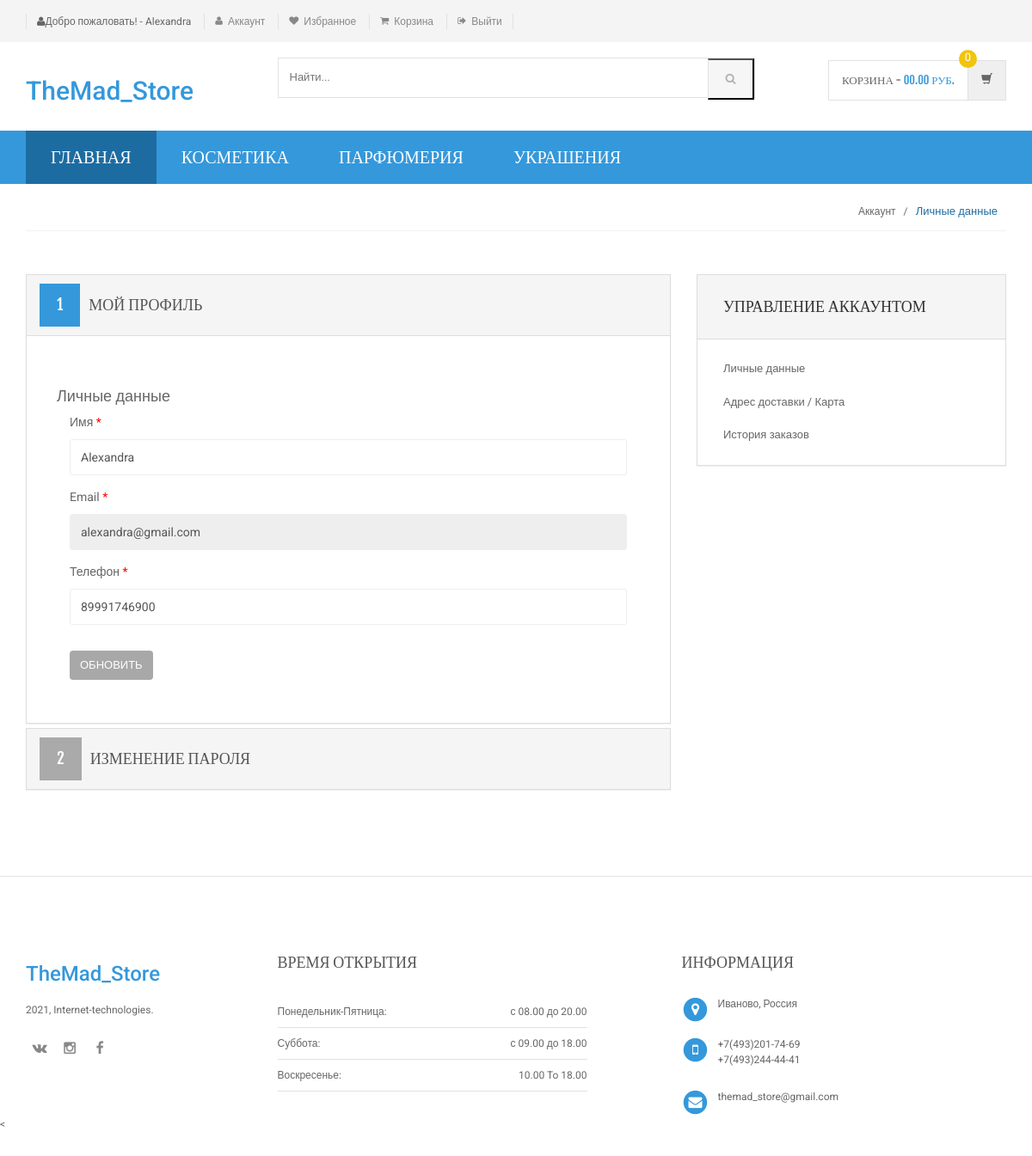
The page /Online-store/my-account.php (signed in) on the database its author committed.
### tables this page shows
CREATE TABLE `category` (
  `id` int(11) NOT NULL,
  `categoryName` varchar(255) DEFAULT NULL,
  `categoryDescription` longtext DEFAULT NULL,
  `creationDate` timestamp NOT NULL DEFAULT current_timestamp(),
  `updationDate` varchar(255) DEFAULT NULL
);

CREATE TABLE `users` (
  `id` int(11) NOT NULL,
  `name` varchar(255) DEFAULT NULL,
  `email` varchar(255) DEFAULT NULL,
  `contactno` bigint(11) DEFAULT NULL,
  `password` varchar(255) DEFAULT NULL,
  `shippingAddress` longtext DEFAULT NULL,
  `shippingCountry` varchar(255) DEFAULT NULL,
  `shippingCity` varchar(255) DEFAULT NULL,
  `shippingPincode` int(11) DEFAULT NULL,
  `regDate` timestamp NOT NULL DEFAULT current_timestamp(),
  `updationDate` varchar(255) DEFAULT NULL
);

### Online-store/my-account.php (the view, shortened to what this page needs)
<?php
include('includes/config.php');
if (strlen($_SESSION['login']) == 0) {
	header('location:login.php');
} else {
?>
	<!DOCTYPE html>
	<html lang="ru">
	<head>
		<link rel="stylesheet" href="assets/css/bootstrap.min.css">
		<link rel="stylesheet" href="assets/css/main.css">
		<link rel="stylesheet" href="assets/css/blue.css">
		<link rel="stylesheet" href="assets/css/owl.carousel.css">
		<link rel="stylesheet" href="assets/css/owl.transitions.css">
		<link href="assets/css/lightbox.css" rel="stylesheet">
		<link rel="stylesheet" href="assets/css/animate.min.css">
		<link rel="stylesheet" href="assets/css/rateit.css">
		<link rel="stylesheet" href="assets/css/bootstrap-select.min.css">
		<link rel="stylesheet" href="assets/css/config.css">
		<link href="assets/css/green.css" rel="alternate stylesheet" title="Green color">
		<link href="assets/css/blue.css" rel="alternate stylesheet" title="Blue color">
		<link href="assets/css/red.css" rel="alternate stylesheet" title="Red color">
		<link href="assets/css/orange.css" rel="alternate stylesheet" title="Orange color">
		<link href="assets/css/dark-green.css" rel="alternate stylesheet" title="Darkgreen color">
		<link rel="stylesheet" href="assets/css/font-awesome.min.css">
	</head>
	<body class="cnt-home">
		<header class="header-style-1">
			<?php include('includes/top-header.php'); ?>
			<?php include('includes/main-header.php'); ?>
			<?php include('includes/menu-bar.php'); ?>
		</header>
		<div class="breadcrumb">
			<div class="container">
				<div class="breadcrumb-inner">
					<ul class="list-inline list-unstyled">
						<li><a href="my-account.php">Аккаунт</a></li>
						<li class='active'>Личные данные</li>
					</ul>
				</div>
			</div>
		</div>
		<div class="body-content outer-top-bd">
			<div class="container">
				<div class="checkout-box inner-bottom-sm">
					<div class="row">
						<div class="col-md-8">
							<div class="panel-group checkout-steps" id="accordion">
								<div class="panel panel-default checkout-step-01">
									<div class="panel-heading">
										<h4 class="unicase-checkout-title">
											<a data-toggle="collapse" class="" data-parent="#accordion" href="#collapseOne">
												<span>1</span>Мой профиль
											</a>
										</h4>
									</div>
									<div id="collapseOne" class="panel-collapse collapse in">
										<div class="panel-body">
											<div class="row">
												<h4>Личные данные</h4>
												<div class="col-md-12 col-sm-12 already-registered-login">
													<?php
													$query = mysqli_query($con, "select * from users where id='" . $_SESSION['id'] . "'");
													while ($row = mysqli_fetch_array($query)) {
													?>
														<form class="register-form" role="form" method="post">
															<div class="form-group">
																<label class="info-title" for="name">Имя <span>*</span></label>
																<input type="text" class="form-control unicase-form-control text-input" value="<?php echo $row['name']; ?>" id="name" name="name" required="required">
															</div>
															<div class="form-group">
																<label class="info-title" for="exampleInputEmail1">Email <span>*</span></label>
																<input type="email" class="form-control unicase-form-control text-input" id="exampleInputEmail1" value="<?php echo $row['email']; ?>" readonly>
															</div>
															<div class="form-group">
																<label class="info-title" for="Contact No.">Телефон <span>*</span></label>
																<input type="text" class="form-control unicase-form-control text-input" id="contactno" name="contactno" required="required" value="<?php echo $row['contactno']; ?>" maxlength="11">
															</div>
															<button type="submit" name="update" class="btn-upper btn btn-primary checkout-page-button">Обновить</button>
														</form>
													<?php } ?>
												</div>
											</div>
										</div>
									</div>
								</div>
								<div class="panel panel-default checkout-step-02">
									<div class="panel-heading">
										<h4 class="unicase-checkout-title">
											<a data-toggle="collapse" class="collapsed" data-parent="#accordion" href="#collapseTwo">
												<span>2</span>Изменение пароля
											</a>
										</h4>
									</div>
								</div>
							</div>
						</div>
						<?php include('includes/myaccount-sidebar.php'); ?>
					</div>
				</div>
			</div>
		</div>
		<?php include('includes/footer.php'); ?>
	</body>
	</html>
<?php } ?>

### Online-store/includes/menu-bar.php
<div class="header-nav animate-dropdown">
    <div class="container">
        <div class="yamm navbar navbar-default" role="navigation">
            <div class="nav-bg-class">
                <div class="navbar-collapse collapse" id="mc-horizontal-menu-collapse">
                    <div class="nav-outer">
                        <ul class="nav navbar-nav">
                            <li class="active dropdown yamm-fw">
                                <a href="index.php" data-hover="dropdown" class="dropdown-toggle">Главная</a>
                            </li>
                            <?php $sql = mysqli_query($con, "select id,categoryName  from category limit 6");
                            while ($row = mysqli_fetch_array($sql)) {
                            ?>
                                <li class="dropdown yamm">
                                    <a href="category.php?cid=<?php echo $row['id']; ?>"> <?php echo $row['categoryName']; ?></a>
                                </li>
                            <?php } ?>
                        </ul>
                        <div class="clearfix"></div>
                    </div>
                </div>
            </div>
        </div>
    </div>
</div>

### Online-store/assets/css/blue.css (style rules this page uses)
a { color: #3498db; }
.header-style-1 .header-nav { background: #3498db; }
.cnt-home .header-style-1 .header-nav .navbar .navbar-nav > li.active { background: #1d6ca1; }
.breadcrumb ul li.active { color: #1d6ca1; }
.checkout-box .checkout-steps .panel .panel-heading .unicase-checkout-title > a:not(.collapsed) span { background-color: #3498db; }

### Online-store/assets/css/lightbox.css (style rules this page uses)
body:after { content: url(../images/close.png) url(../images/loading.gif) url(../images/prev.png) url(../images/next.png); display: none; }

### Online-store/assets/css/green.css (style rules this page uses)
a { color: #abd07e; }
.header-style-1 .header-nav { background: #abd07e; }
.cnt-home .header-style-1 .header-nav .navbar .navbar-nav > li.active { background: #84b943; }
.breadcrumb ul li.active { color: #84b943; }
.checkout-box .checkout-steps .panel .panel-heading .unicase-checkout-title > a:not(.collapsed) span { background-color: #abd07e; }

### Online-store/assets/css/red.css (style rules this page uses)
a { color: #ff6c6c; }
.header-style-1 .header-nav { background: #ff6c6c; }
.cnt-home .header-style-1 .header-nav .navbar .navbar-nav > li.active { background: #ff1a1a; }
.breadcrumb ul li.active { color: #ff1a1a; }
.checkout-box .checkout-steps .panel .panel-heading .unicase-checkout-title > a:not(.collapsed) span { background-color: #ff6c6c; }

### Online-store/assets/css/orange.css (style rules this page uses)
a { color: #f39c12; }
.header-style-1 .header-nav { background: #f39c12; }
.cnt-home .header-style-1 .header-nav .navbar .navbar-nav > li.active { background: #ab6c09; }
.breadcrumb ul li.active { color: #ab6c09; }
.checkout-box .checkout-steps .panel .panel-heading .unicase-checkout-title > a:not(.collapsed) span { background-color: #f39c12; }

### Online-store/assets/css/dark-green.css (style rules this page uses)
a { color: #12cca7; }
.header-style-1 .header-nav { background: #12cca7; }
.cnt-home .header-style-1 .header-nav .navbar .navbar-nav > li.active { background: #0b816a; }
.breadcrumb ul li.active { color: #0b816a; }
.checkout-box .checkout-steps .panel .panel-heading .unicase-checkout-title > a:not(.collapsed) span { background-color: #12cca7; }

### rows shown on the page
category: categoryName "КОСМЕТИКА"
category: categoryName "ПАРФЮМЕРИЯ"
category: categoryName "УКРАШЕНИЯ"
users: name "Alexandra", email "alexandra@gmail.com", contactno "89991746900"

### other values the page prints
$_SESSION['username'] "Alexandra"
